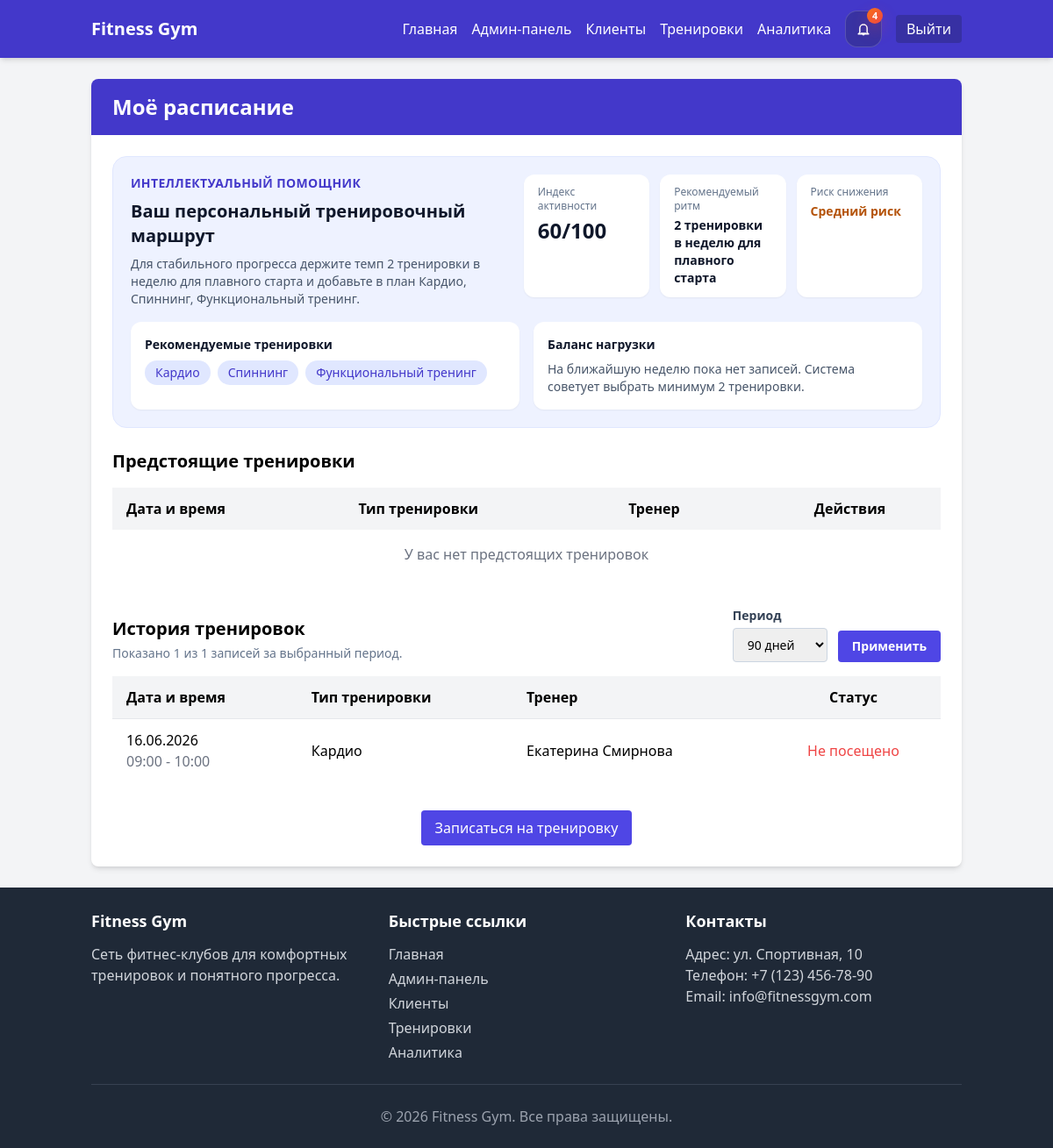
/user/schedule (signed in), run on the app's committed database.
### models/models.py (models this page shows, shortened)
class WorkoutType(db.Model):
    __tablename__ = 'workout_types'
    id = db.Column(db.Integer, primary_key=True)
    name = db.Column(db.String(100), nullable=False, unique=True)
    description = db.Column(db.Text)
    workouts = db.relationship('Workout', backref='workout_type', lazy=True)

class Booking(db.Model):
    __tablename__ = 'bookings'
    id = db.Column(db.Integer, primary_key=True)
    user_id = db.Column(db.Integer, db.ForeignKey('users.id'), nullable=False)
    workout_id = db.Column(db.Integer, db.ForeignKey('workouts.id'), nullable=False)
    booked_at = db.Column(db.DateTime, default=datetime.utcnow)
    attended = db.Column(db.Boolean, default=False)
    visit_charged = db.Column(db.Boolean, default=False)

class Workout(db.Model):
    __tablename__ = 'workouts'
    id = db.Column(db.Integer, primary_key=True)
    trainer_id = db.Column(db.Integer, db.ForeignKey('trainers.id'), nullable=False)
    workout_type_id = db.Column(db.Integer, db.ForeignKey('workout_types.id'), nullable=False)
    start_time = db.Column(db.DateTime, nullable=False)
    end_time = db.Column(db.DateTime, nullable=False)
    max_participants = db.Column(db.Integer, default=10)
    description = db.Column(db.Text)
    bookings = db.relationship('Booking', backref='workout', lazy=True, cascade="all, delete-orphan")

class Trainer(db.Model):
    __tablename__ = 'trainers'
    id = db.Column(db.Integer, primary_key=True)
    first_name = db.Column(db.String(50), nullable=False)
    last_name = db.Column(db.String(50), nullable=False)
    experience_years = db.Column(db.Integer, default=0)
    specialization = db.Column(db.String(100), nullable=False)
    profile = db.Column(db.Text)
    workouts = db.relationship('Workout', backref='trainer', lazy=True, cascade="all, delete-orphan")

### controllers/user.py (the view)
@user_bp.route('/schedule')
@login_required
def schedule():
    ensure_trainers_and_balance_workouts()
    today = datetime.now().date()
    history_days = request.args.get('history_days', 90, type=int)
    history_page = max(request.args.get('history_page', 1, type=int), 1)
    per_page = 20
    allowed_history_days = {30, 90, 180, 365}
    if history_days not in allowed_history_days:
        history_days = 90
    future_bookings = (
        Booking.query.join(Workout)
        .filter(Booking.user_id == current_user.id, Workout.start_time >= today)
        .order_by(Workout.start_time)
        .all()
    )
    past_query = (
        Booking.query.join(Workout)
        .filter(Booking.user_id == current_user.id, Workout.start_time < today)
    )
    history_start = datetime.now() - timedelta(days=history_days)
    past_query = past_query.filter(Workout.start_time >= history_start)
    past_total = past_query.count()
    past_pages = max((past_total + per_page - 1) // per_page, 1)
    history_page = min(history_page, past_pages)
    past_bookings = (
        past_query.order_by(Workout.start_time.desc())
        .offset((history_page - 1) * per_page)
        .limit(per_page)
        .all()
    )
    workout_notifications = []
    next_day = datetime.utcnow() + timedelta(hours=24)
    for booking in future_bookings:
        if booking.workout.start_time <= next_day:
            workout_notifications.append(
                f"{booking.workout.workout_type.name} в {booking.workout.start_time.strftime('%d.%m %H:%M')}"
            )
    return render_template(
        'user/schedule.html',
        title='Моё расписание',
        future_bookings=future_bookings,
        past_bookings=past_bookings,
        history_days=history_days,
        history_page=history_page,
        history_pages=past_pages,
        past_total=past_total,
        workout_notifications=workout_notifications,
        smart_profile=build_client_intelligence(current_user),
    )

### models/models.py (called while the page is built)
    @property
    def is_expired(self):
        return datetime.utcnow() > self.expiration_date

    @property
    def days_remaining(self):
        if self.is_expired:
            return 0
        delta = self.expiration_date - datetime.utcnow()
        return max(0, delta.days)

### services/intelligence_service.py (called while the page is built, shortened)
def _recommend_workouts(goal_text):
    available_names = {workout_type.name for workout_type in WorkoutType.query.all()}
    normalized_goal = (goal_text or '').lower()
    for keyword, suggestions in GOAL_RULES.items():
        if keyword in normalized_goal:
            return [name for name in suggestions if name in available_names][:3]
    default_options = ['Функциональный тренинг', 'Кардио', 'Йога']
    return [name for name in default_options if name in available_names][:3]

def _recommend_frequency(goal_text, recent_visits):
    normalized_goal = (goal_text or '').lower()
    if 'мас' in normalized_goal or 'сил' in normalized_goal:
        return '3-4 тренировки в неделю'
    if 'восстан' in normalized_goal or 'гибк' in normalized_goal:
        return '2-3 мягкие тренировки в неделю'
    if recent_visits <= 1:
        return '2 тренировки в неделю для плавного старта'
    return '3 тренировки в неделю'

def _build_load_message(upcoming_week):
    if not upcoming_week:
        return 'На ближайшую неделю пока нет записей. Система советует выбрать минимум 2 тренировки.'

def _build_user_action(risk_level, recommended_frequency, recommended_types):
    workout_line = ', '.join(recommended_types) if recommended_types else 'смешанный тренировочный план'
    if risk_level == 'high':
        return f'Лучший следующий шаг: вернуть регулярность и записаться на {recommended_frequency}. Начните с {workout_line}.'
    if risk_level == 'medium':
        return f'Для стабильного прогресса держите темп {recommended_frequency} и добавьте в план {workout_line}.'
    return f'У вас хороший ритм. Чтобы развиваться дальше, сохраняйте {recommended_frequency} и чередуйте {workout_line}.'

### services/trainer_balance_service.py (called while the page is built)
def ensure_trainers_and_balance_workouts():
    changed = ensure_trainers()
    recurring = ensure_recurring_workout_schedule()
    scheduled = ensure_upcoming_workouts_for_all_trainers()
    covered_types = ensure_upcoming_workouts_for_all_types()
    balanced = rebalance_workouts()
    if changed or recurring or scheduled or covered_types or balanced:
        db.session.commit()

### templates/user/schedule.html (shortened to what this page needs)
{% extends 'base.html' %}
{% block content %}
    <div class="space-y-6">
        <section class="bg-white rounded-lg shadow-md overflow-hidden">
            <div class="bg-indigo-700 text-white py-4 px-6">
                <h2 class="text-2xl font-bold">Моё расписание</h2>
            </div>
            <div class="p-6">
                <div class="rounded-2xl border border-indigo-100 bg-indigo-50 p-5 mb-6">
                    <div class="flex flex-col gap-4 lg:flex-row lg:items-start lg:justify-between">
                        <div>
                            <p class="text-sm font-semibold uppercase tracking-wide text-indigo-700">Интеллектуальный помощник</p>
                            <h3 class="mt-2 text-xl font-semibold text-slate-900">Ваш персональный тренировочный маршрут</h3>
                            <p class="mt-2 text-sm text-slate-600">{{ smart_profile.user_action }}</p>
                        </div>
                        <div class="grid gap-3 sm:grid-cols-3">
                            <div class="rounded-xl bg-white px-4 py-3 shadow-sm">
                                <div class="text-xs text-slate-500">Индекс активности</div>
                                <div class="mt-1 text-2xl font-bold text-slate-900">{{ smart_profile.activity_score }}/100</div>
                            </div>
                            <div class="rounded-xl bg-white px-4 py-3 shadow-sm">
                                <div class="text-xs text-slate-500">Рекомендуемый ритм</div>
                                <div class="mt-1 text-sm font-semibold text-slate-900">{{ smart_profile.recommended_frequency }}</div>
                            </div>
                            <div class="rounded-xl bg-white px-4 py-3 shadow-sm">
                                <div class="text-xs text-slate-500">Риск снижения</div>
                                <div class="mt-1 text-sm font-semibold {% if smart_profile.risk_level == 'new' %}text-blue-700{% elif smart_profile.risk_level == 'low' %}text-emerald-700{% elif smart_profile.risk_level == 'medium' %}text-amber-700{% else %}text-rose-700{% endif %}">
                                    {{ smart_profile.risk_label }}
                                </div>
                            </div>
                        </div>
                    </div>
                    <div class="mt-4 grid gap-4 lg:grid-cols-2">
                        <div class="rounded-xl bg-white px-4 py-4 shadow-sm">
                            <div class="text-sm font-semibold text-slate-900">Рекомендуемые тренировки</div>
                            <div class="mt-2 flex flex-wrap gap-2">
                                {% for workout_name in smart_profile.recommended_types %}
                                    <span class="rounded-full bg-indigo-100 px-3 py-1 text-sm font-medium text-indigo-700">{{ workout_name }}</span>
                                {% endfor %}
                            </div>
                        </div>
                        <div class="rounded-xl bg-white px-4 py-4 shadow-sm">
                            <div class="text-sm font-semibold text-slate-900">Баланс нагрузки</div>
                            <p class="mt-2 text-sm text-slate-600">{{ smart_profile.load_message }}</p>
                        </div>
                    </div>
                </div>
                <h3 class="text-xl font-semibold mb-4">Предстоящие тренировки</h3>
                <div class="hidden overflow-x-auto mb-8 md:block">
                    <table class="min-w-full">
                        <thead class="bg-gray-100">
                            <tr>
                                <th class="py-3 px-4 text-left">Дата и время</th>
                                <th class="py-3 px-4 text-left">Тип тренировки</th>
                                <th class="py-3 px-4 text-left">Тренер</th>
                                <th class="py-3 px-4 text-center">Действия</th>
                            </tr>
                        </thead>
                        <tbody>
                            {% for booking in future_bookings %}
                                <tr class="border-t hover:bg-gray-50">
                                    <td class="py-3 px-4">
                                        {{ booking.workout.start_time.strftime('%d.%m.%Y') }}<br>
                                        <span class="text-gray-500">{{ booking.workout.start_time.strftime('%H:%M') }} - {{ booking.workout.end_time.strftime('%H:%M') }}</span>
                                    </td>
                                    <td class="py-3 px-4">{{ booking.workout.workout_type.name }}</td>
                                    <td class="py-3 px-4">{{ booking.workout.trainer.first_name }} {{ booking.workout.trainer.last_name }}</td>
                                    <td class="py-3 px-4 text-center">
                                        <form action="{{ url_for('user.cancel_booking', booking_id=booking.id) }}" method="post" class="inline" onsubmit="return confirm('Вы уверены, что хотите отменить запись на тренировку?');">
                                            <button type="submit" class="bg-red-500 hover:bg-red-600 text-white px-3 py-1 rounded text-sm">
                                                Отменить
                                            </button>
                                        </form>
                                    </td>
                                </tr>
                            {% else %}
                                <tr>
                                    <td colspan="4" class="py-4 px-4 text-center text-gray-500">У вас нет предстоящих тренировок</td>
                                </tr>
                            {% endfor %}
                        </tbody>
                    </table>
                </div>
                <div class="mb-4 flex flex-col gap-4 md:flex-row md:items-end md:justify-between">
                    <div>
                        <h3 class="text-xl font-semibold">История тренировок</h3>
                        <p class="mt-1 text-sm text-slate-500">Показано {{ past_bookings|length }} из {{ past_total }} записей за выбранный период.</p>
                    </div>
                    <form method="get" action="{{ url_for('user.schedule') }}" class="flex flex-wrap items-end gap-3">
                        <div>
                            <label for="history_days" class="mb-1 block text-sm font-semibold text-slate-700">Период</label>
                            <select id="history_days" name="history_days" class="rounded border border-slate-300 px-3 py-2 text-sm">
                                <option value="90" {% if history_days == 90 %}selected{% endif %}>90 дней</option>
                            </select>
                        </div>
                        <button type="submit" class="rounded bg-indigo-600 px-4 py-2 text-sm font-semibold text-white hover:bg-indigo-700">Применить</button>
                    </form>
                </div>
                <div class="hidden overflow-x-auto md:block">
                    <table class="min-w-full">
                        <thead class="bg-gray-100">
                            <tr>
                                <th class="py-3 px-4 text-left">Дата и время</th>
                                <th class="py-3 px-4 text-left">Тип тренировки</th>
                                <th class="py-3 px-4 text-left">Тренер</th>
                                <th class="py-3 px-4 text-center">Статус</th>
                            </tr>
                        </thead>
                        <tbody>
                            {% for booking in past_bookings %}
                                <tr class="border-t hover:bg-gray-50">
                                    <td class="py-3 px-4">
                                        {{ booking.workout.start_time.strftime('%d.%m.%Y') }}<br>
                                        <span class="text-gray-500">{{ booking.workout.start_time.strftime('%H:%M') }} - {{ booking.workout.end_time.strftime('%H:%M') }}</span>
                                    </td>
                                    <td class="py-3 px-4">{{ booking.workout.workout_type.name }}</td>
                                    <td class="py-3 px-4">{{ booking.workout.trainer.first_name }} {{ booking.workout.trainer.last_name }}</td>
                                    <td class="py-3 px-4 text-center">
                                        {% if booking.attended %}
                                            <span class="text-green-500">Посещено</span>
                                        {% else %}
                                            <span class="text-red-500">Не посещено</span>
                                        {% endif %}
                                    </td>
                                </tr>
                            {% else %}
                                <tr>
                                    <td colspan="4" class="py-4 px-4 text-center text-gray-500">У вас нет истории тренировок</td>
                                </tr>
                            {% endfor %}
                        </tbody>
                    </table>
                </div>
                <div class="mt-8 text-center">
                    <a href="{{ url_for('user.workouts') }}" class="inline-block bg-indigo-600 hover:bg-indigo-700 text-white px-4 py-2 rounded">Записаться на тренировку</a>
                </div>
            </div>
        </section>
    </div>
{% endblock %}

### static/css/main.css (style rules this page uses)
:root { color-scheme: light; --app-safe-bottom: env(safe-area-inset-bottom, 0px); --app-safe-top: env(safe-area-inset-top, 0px); }
html { -webkit-text-size-adjust: 100%; scroll-behavior: smooth; }
.app-shell { -webkit-tap-highlight-color: transparent; }

### data on the page
WorkoutType: name "Кардио"
WorkoutType: name "Спиннинг"
WorkoutType: name "Функциональный тренинг"
Booking: workout.start_time "16.06.2026", workout.start_time "09:00", workout.end_time "10:00", workout.workout_type.name "Кардио", workout.trainer.first_name "Екатерина", workout.trainer.last_name "Смирнова", attended "Не посещено"

### other printed values
{{ header_unread_notifications }} "4"
{{ smart_profile.user_action }} "Для стабильного прогресса держите темп 2 тренировки в неделю для плавного старта и добавьте в план Кардио, Спиннинг, Функциональный тренинг."
{{ smart_profile.activity_score }} "60"
{{ smart_profile.recommended_frequency }} "2 тренировки в неделю для плавного старта"
{{ smart_profile.risk_label }} "Средний риск"
{{ smart_profile.load_message }} "На ближайшую неделю пока нет записей. Система советует выбрать минимум 2 тренировки."
{{ past_bookings|length }} "1"
{{ past_total }} "1"
